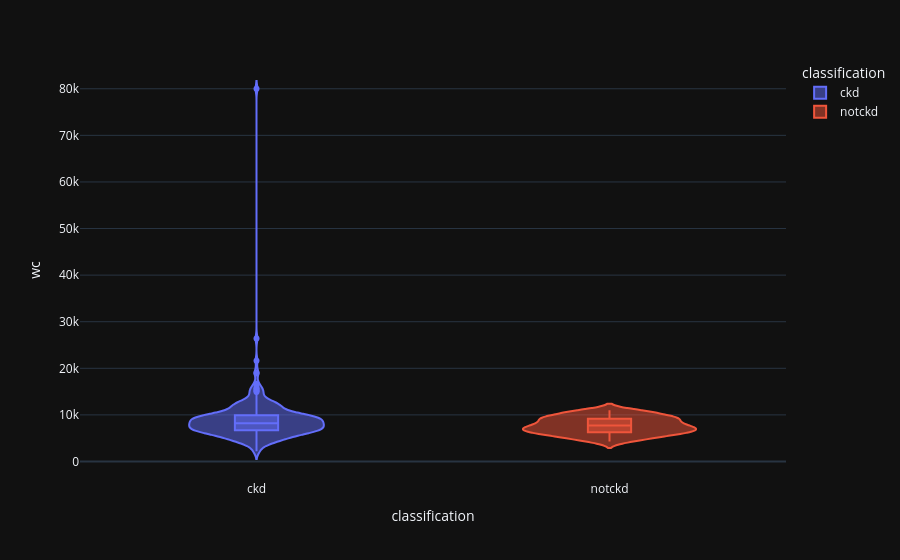

The notebook cell saved with this chart:
### Code cell
violin('wc') #white_blood_cell_count

### Figure 1 — Plotly figure (JSON) as saved in the notebook; plotly's stock layout.template omitted (floating-point values rounded to 4 significant figures; data arrays with more than 128 entries replaced by an {"elided": "..."} marker saying what was removed)
{"data": [{"alignmentgroup": "True", "box": {"visible": true}, "hovertemplate": "classification=%{x}<br>wc=%{y}<extra></extra>", "legendgroup": "ckd", "marker": {"color": "#636efa"}, "name": "ckd", "offsetgroup": "ckd", "orientation": "v", "scalegroup": "True", "showlegend": true, "type": "violin", "x": {"elided": "250 str values"}, "x0": " ", "xaxis": "x", "y": {"elided": "250 int values"}, "y0": " ", "yaxis": "y"}, {"alignmentgroup": "True", "box": {"visible": true}, "hovertemplate": "classification=%{x}<br>wc=%{y}<extra></extra>", "legendgroup": "notckd", "marker": {"color": "#EF553B"}, "name": "notckd", "offsetgroup": "notckd", "orientation": "v", "scalegroup": "True", "showlegend": true, "type": "violin", "x": {"elided": "150 str values"}, "x0": " ", "xaxis": "x", "y": {"elided": "150 int values"}, "y0": " ", "yaxis": "y"}], "layout": {"autosize": true, "legend": {"title": {"text": "classification"}, "tracegroupgap": 0}, "margin": {"t": 60}, "violinmode": "overlay", "xaxis": {"anchor": "y", "autorange": true, "categoryarray": ["ckd", "notckd"], "categoryorder": "array", "domain": [0, 1], "range": [-0.5, 1.5], "title": {"text": "classification"}, "type": "category"}, "yaxis": {"anchor": "x", "autorange": true, "domain": [0, 1], "range": [-3972.0, 86170.0], "title": {"text": "wc"}, "type": "linear"}}}
